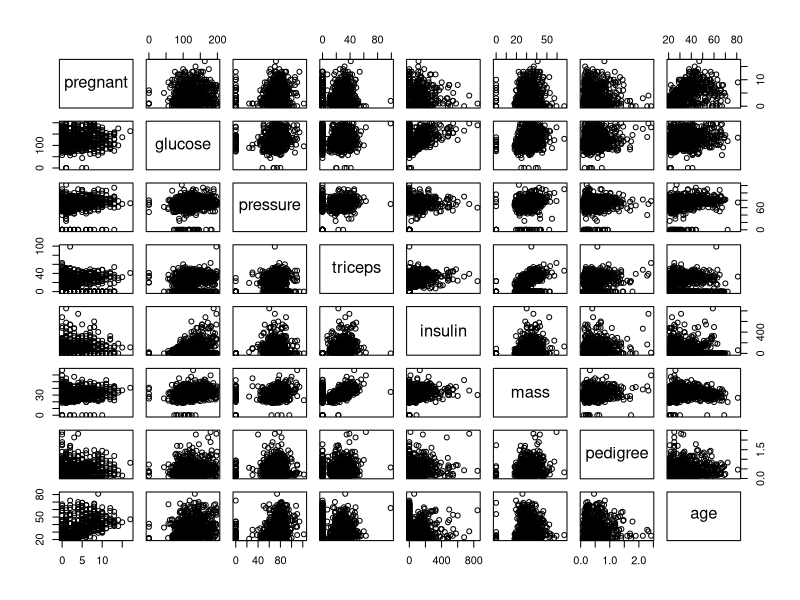
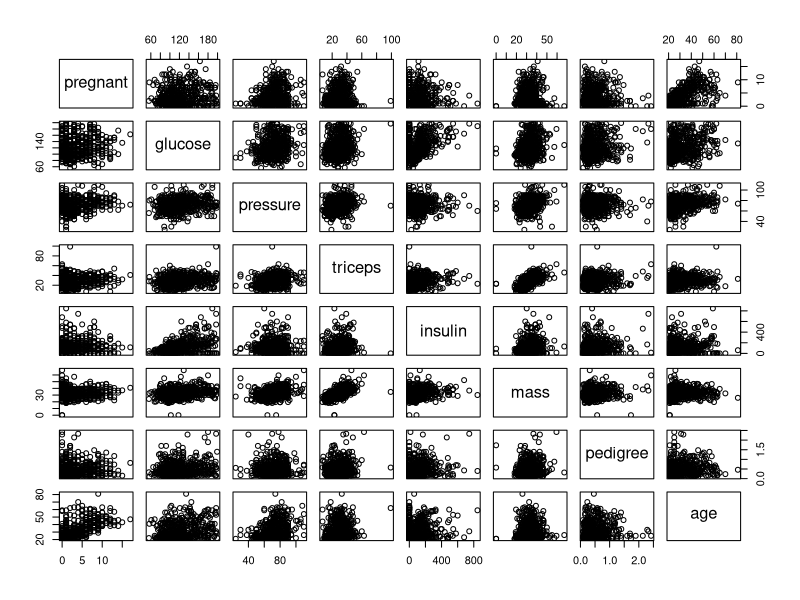
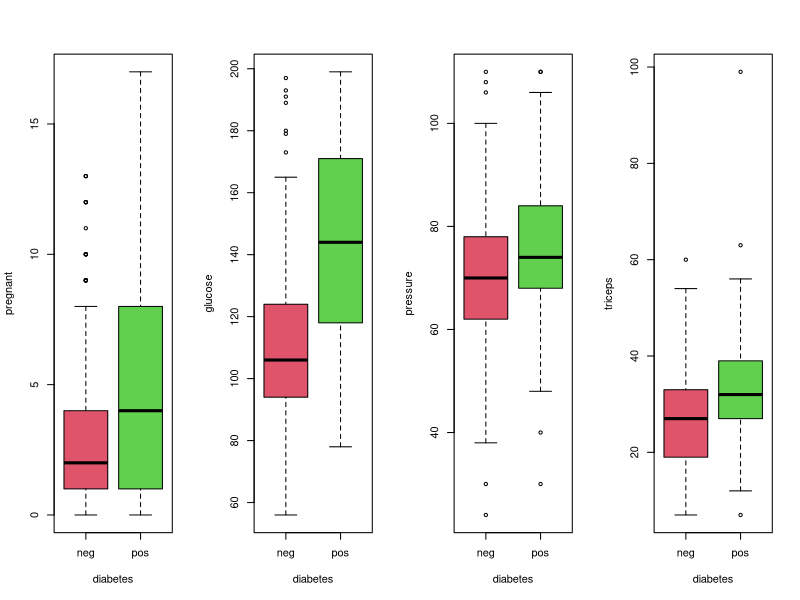
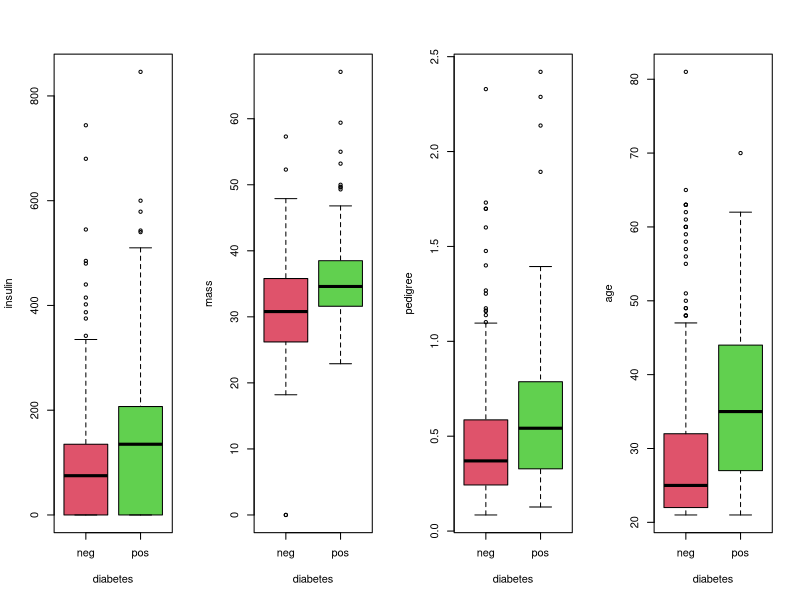

Write the R code that produced these figures, in order. (Note: this script raises an error after producing the figures.)
#### #### #### #### #### #### #### #### #### #### #### 
#### 
#### Confronti tra Machine Learning approaches
#### https://machinelearningmastery.com/compare-the-performance-of-machine-learning-algorithms-in-r/
#### #### #### #### #### #### #### #### #### #### #### 


rm(list=ls())

# libraries
library(mlbench)
library(caret)

# load the dataset
data(PimaIndiansDiabetes)
#### Pima Indians Diabetes Database
# Variables: 
# pregnant  Number of times pregnant
# glucose  Plasma glucose concentration (glucose tolerance test)
# pressure  Diastolic blood pressure (mm Hg)
# triceps  Triceps skin fold thickness (mm)
# insulin  2-Hour serum insulin (mu U/ml)
# mass  Body mass index (weight in kg/(height in m)\^2)
# pedigree  Diabetes pedigree function
# age  Age (years)
# diabetes  Class variable (test for diabetes)

# descriptives
summary(PimaIndiansDiabetes)
plot(PimaIndiansDiabetes[,-9])
dim(PimaIndiansDiabetes)
# puliamo il dataset
for(i in c(2,3,4,7,8))
{
	W = PimaIndiansDiabetes[,i]!=0	
 	PimaIndiansDiabetes = PimaIndiansDiabetes[W,]
}
dim(PimaIndiansDiabetes)
plot(PimaIndiansDiabetes[,-9])

# boxplot
par(mfrow=c(1,4))
boxplot(pregnant ~diabetes, data=PimaIndiansDiabetes, col=2:3)
boxplot(glucose ~diabetes, data=PimaIndiansDiabetes, col=2:3)
boxplot(pressure ~diabetes, data=PimaIndiansDiabetes, col=2:3)
boxplot(triceps ~diabetes, data=PimaIndiansDiabetes, col=2:3)

par(mfrow=c(1,4))
boxplot(insulin ~diabetes, data=PimaIndiansDiabetes, col=2:3)
boxplot(mass ~diabetes, data=PimaIndiansDiabetes, col=2:3)
boxplot(pedigree ~diabetes, data=PimaIndiansDiabetes, col=2:3)
boxplot(age ~diabetes, data=PimaIndiansDiabetes, col=2:3)



# Creiamo il training set
control <- trainControl(method="repeatedcv", number=10, repeats=3)
# CART
set.seed(7)
fit.cart <- train(diabetes~., data=PimaIndiansDiabetes, method="rpart", trControl=control)
# LDA
set.seed(7)
fit.lda <- train(diabetes~., data=PimaIndiansDiabetes, method="lda", trControl=control)
# SVM
set.seed(7)
fit.svm <- train(diabetes~., data=PimaIndiansDiabetes, method="svmRadial", trControl=control)
# kNN
set.seed(7)
fit.knn <- train(diabetes~., data=PimaIndiansDiabetes, method="knn", trControl=control)
# Random Forest
set.seed(7)
fit.rf <- train(diabetes~., data=PimaIndiansDiabetes, method="rf", trControl=control)
# collect resamples
results <- resamples(list(CART=fit.cart, LDA=fit.lda, SVM=fit.svm, KNN=fit.knn, RF=fit.rf))


# facciamo un summary
summary(results)


# box and whisker plots to compare models
scales <- list(x=list(relation="free"), y=list(relation="free"))
bwplot(results, scales=scales)
#bwplot(results)

# density plots of accuracy
scales <- list(x=list(relation="free"), y=list(relation="free"))
densityplot(results, scales=scales, pch = "|")


# dot plots of accuracy
scales <- list(x=list(relation="free"), y=list(relation="free"))
dotplot(results, scales=scales)


# parallel plots to compare models
parallelplot(results)


# pair-wise scatterplots of predictions to compare models
splom(results)

# xyplot plots to compare models
xyplot(results, models=c("LDA", "SVM"))


# difference in model predictions
diffs <- diff(results)
# ?diff.resamples
# summarize p-values for pair-wise comparisons
summary(diffs)